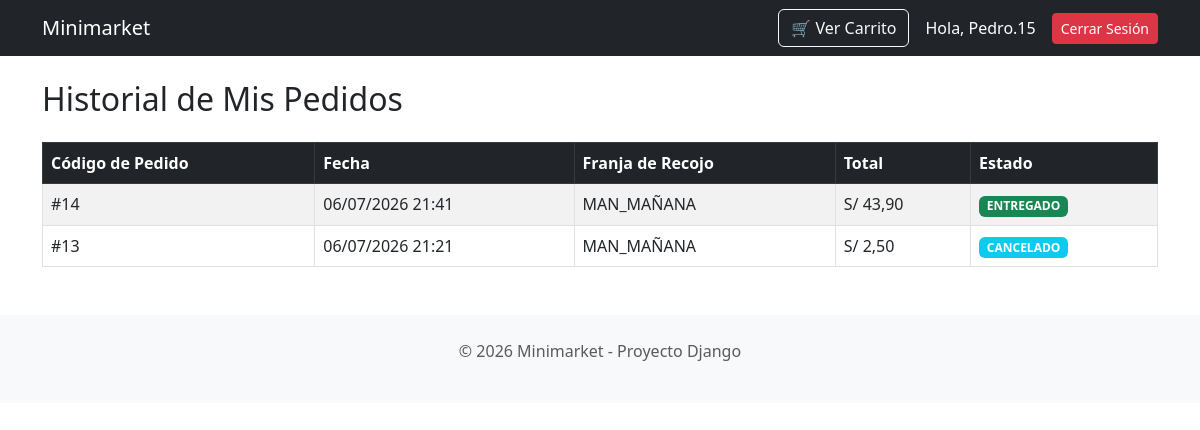
Before: /usuarios/perfil/ (signed in) with the older database file.
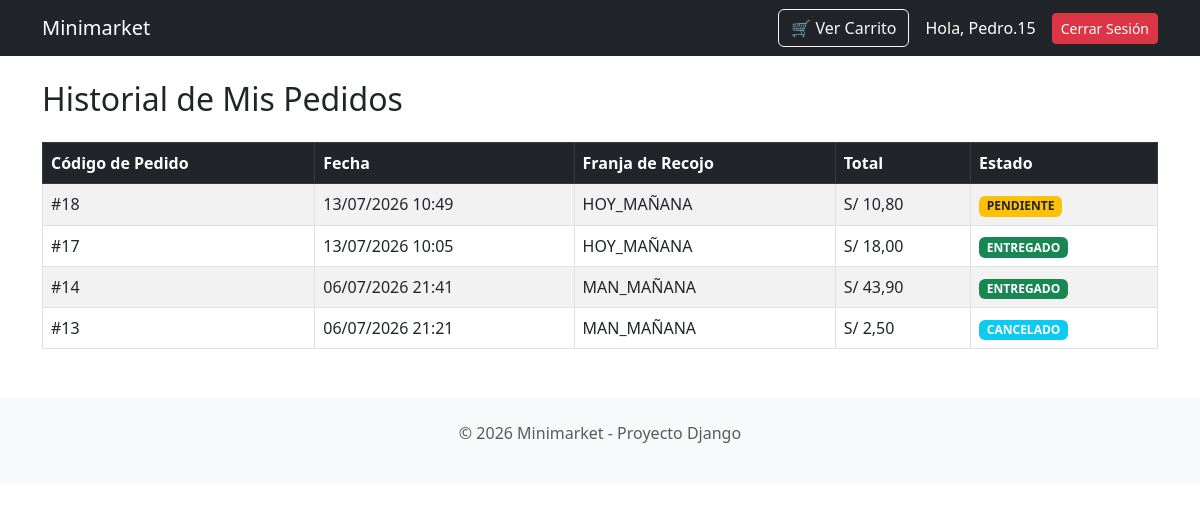
After: the same page with the newer database file.
### apps/pedidos/models.py (models this page shows, shortened)
class Pedido(models.Model):
    OPCIONES_ESTADO = [
        ('PENDIENTE', 'Pendiente'),
        ('PREPARANDO', 'En Preparación'),
        ('LISTO', 'Listo para Recojo/Envío'),
        ('ENTREGADO', 'Entregado'),
        ('CANCELADO', 'Cancelado (No Show)'), # <-- NUEVO ESTADO
    ]
    OPCIONES_FRANJA = [
        ('HOY_MAÑANA', 'Hoy (8:00 AM - 12:00 PM)'),
        ('HOY_TARDE', 'Hoy (12:00 PM - 4:00 PM)'),
        ('HOY_NOCHE', 'Hoy (4:00 PM - 8:00 PM)'),
        ('MAN_MAÑANA', 'Mañana (8:00 AM - 12:00 PM)'),
        ('MAN_TARDE', 'Mañana (12:00 PM - 4:00 PM)'),
        ('MAN_NOCHE', 'Mañana (4:00 PM - 8:00 PM)'),
    ]
    TIPO_ENTREGA = [
        ('RECOJO', 'Recojo en Tienda (Gratis)'),
        ('DELIVERY', 'Delivery a Domicilio (+ S/ 10.00)'),
    ]
    cliente = models.ForeignKey(User, on_delete=models.CASCADE, related_name='pedidos')
    fecha_hora_pedido = models.DateTimeField(auto_now_add=True)
    estado = models.CharField(max_length=20, choices=OPCIONES_ESTADO, default='PENDIENTE')
    tipo_entrega = models.CharField(max_length=20, choices=TIPO_ENTREGA, default='RECOJO')
    costo_delivery = models.DecimalField(max_digits=10, decimal_places=2, default=0.00)
    direccion_delivery = models.CharField(max_length=255, blank=True, null=True)
    franja_recojo = models.CharField(max_length=20, choices=OPCIONES_FRANJA, blank=True, null=True)
    total = models.DecimalField(max_digits=10, decimal_places=2)

### apps/usuarios/views.py (the view)
# urls.py: path('perfil/', views.perfil_historial, name='perfil'),
@login_required
def perfil_historial(request):
    pedidos = request.user.pedidos.all().order_by('-fecha_hora_pedido')
    return render(request, 'usuarios/perfil.html', {'pedidos': pedidos})

### apps/usuarios/templates/usuarios/perfil.html (shortened to what this page needs)
{% extends "catalogo/base.html" %}
{% block content %}
<h2 class="mb-4">Historial de Mis Pedidos</h2>
{% if pedidos %}
    <table class="table table-striped table-bordered">
        <thead class="table-dark">
            <tr>
                <th>Código de Pedido</th>
                <th>Fecha</th>
                <th>Franja de Recojo</th>
                <th>Total</th>
                <th>Estado</th>
            </tr>
        </thead>
        <tbody>
            {% for pedido in pedidos %}
            <tr>
                <td>#{{ pedido.id }}</td>
                <td>{{ pedido.fecha_hora_pedido|date:"d/m/Y H:i" }}</td>
                <td>{{ pedido.franja_recojo }}</td>
                <td>S/ {{ pedido.total }}</td>
                <td>
                    <span class="badge
                        {% if pedido.estado == 'PENDIENTE' %}bg-warning text-dark
                        {% elif pedido.estado == 'ENTREGADO' %}bg-success
                        {% else %}bg-info{% endif %}">
                        {{ pedido.estado }}
                    </span>
                </td>
            </tr>
            {% endfor %}
        </tbody>
    </table>
{% else %}
    <div class="alert alert-info">Aún no has realizado ninguna compra.</div>
{% endif %}
{% endblock %}

Changed rows visible on the page:
added Pedido: id "18", fecha_hora_pedido "13/07/2026 10:49", franja_recojo "HOY_MAÑANA", total "10,80", estado "PENDIENTE"
added Pedido: id "17", fecha_hora_pedido "13/07/2026 10:05", franja_recojo "HOY_MAÑANA", total "18,00", estado "ENTREGADO"
